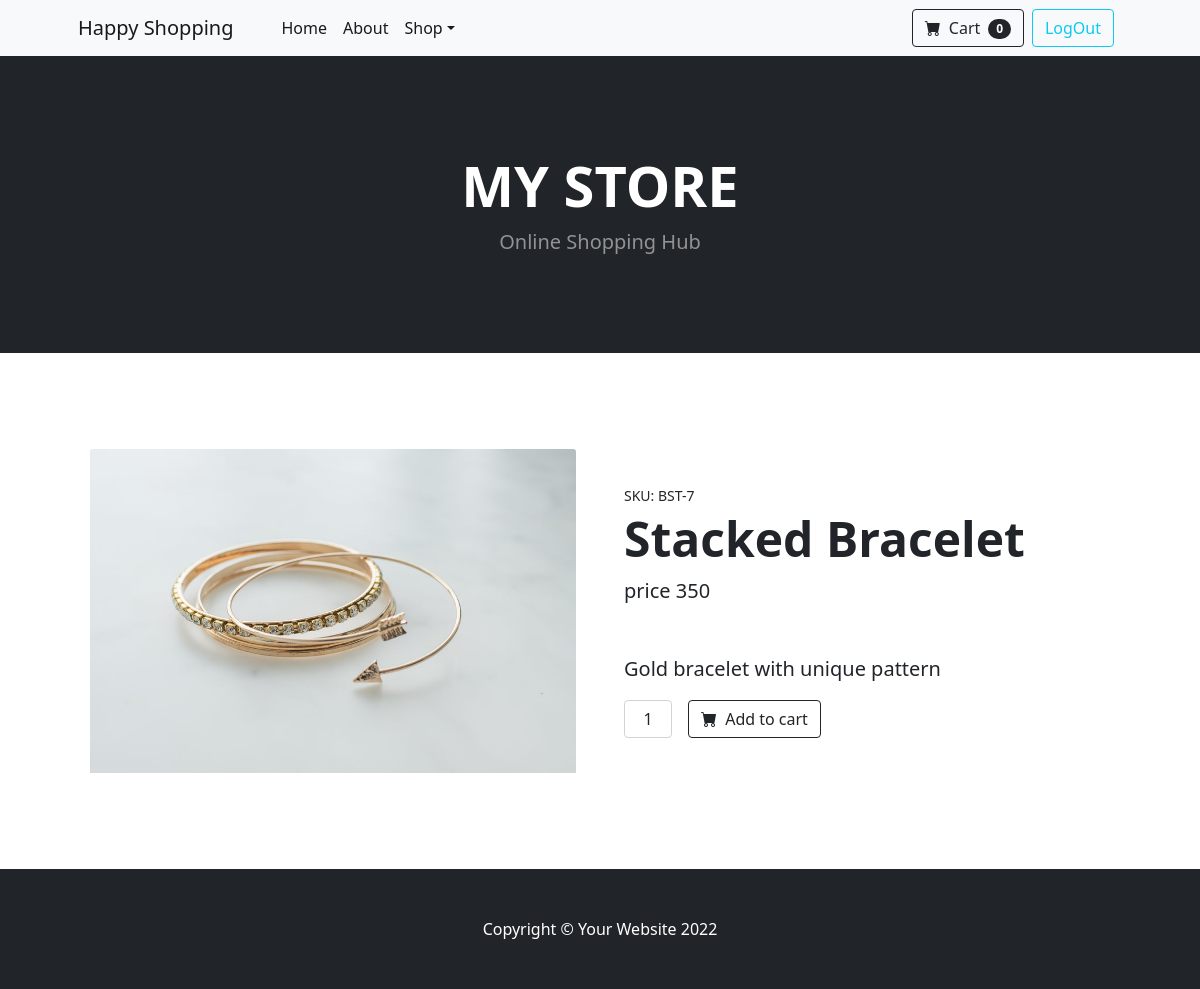
The page /products/details/7 (signed in) on the database its author committed.
### api/models.py (models this page shows, shortened)
class Products(models.Model):
    name = models.CharField(max_length=200)
    price = models.PositiveIntegerField()
    description = models.CharField(max_length=200)
    category = models.CharField(max_length=200)
    image = models.ImageField(null=True, upload_to="images")

### customer/views.py (the view)
# urls.py: path("products/details/<int:id>", views.ProductDetailView.as_view(), name="product-detail"),
@method_decorator(decs, name="dispatch")
class ProductDetailView(DetailView):
    template_name = "cust-productdetail.html"
    context_object_name = "product"
    pk_url_kwarg = "id"
    model= Products

### customer/context_processors.py (called while the page is built)
def cart_count(request):
    if request.user.is_authenticated:
        count = Carts.objects.filter(user = request.user, status="In-cart").count()
    else:
        count = 0
    return {"count":count}

### customer/views.py (called while the page is built)
def signin_required(fn):
    def wrapper(request, *args, **kwargs):
        if not request.user.is_authenticated:
            messages.error(request, "Invalid session")
            return redirect("signin")
        else:
            return fn(request, *args, **kwargs)
    return wrapper

### customer/templates/cust-productdetail.html
{%extends 'base.html.html'%}
{%block body%}
<section class="py-5">
    <div class="container px-4 px-lg-5 my-5">
        <div class="row gx-4 gx-lg-5 align-items-center">
            <div class="col-md-6">
                {%if product.image%}
                <img class="card-img-top mb-5 mb-md-0" src="{{product.image.url}}" alt="..." /></div>
                {%else%}
                <img class="card-img-top mb-5 mb-md-0" src="https://dummyimage.com/600x700/dee2e6/6c757d.jpg" alt="..." /></div>
                {%endif%}
            <div class="col-md-6">
                <div class="small mb-1">SKU: BST-{{product.id}}</div>
                <h1 class="display-5 fw-bolder">{{product.name}}</h1>
                <div class="fs-5 mb-5">
                    <span class="">price</span>
                    <span>{{product.price}}</span>
                </div>
                <p class="lead">{{product.description}}</p>
                <div class="d-flex">
                    <input class="form-control text-center me-3" id="inputQuantity" type="num" value="1" style="max-width: 3rem" />
                    <a class="btn btn-outline-dark flex-shrink-0" type="button" href="{%url 'add-cart' product.id%}">
                        <i class="bi-cart-fill me-1"></i>
                        Add to cart
                    </a>
                </div>
            </div>
        </div>
    </div>
</section>
{%endblock%}

### rows shown on the page
Products: image (picture), id "7", name "Stacked Bracelet", price "350", description "Gold bracelet with unique pattern"

### other values the page prints
{{ count }} "0"
